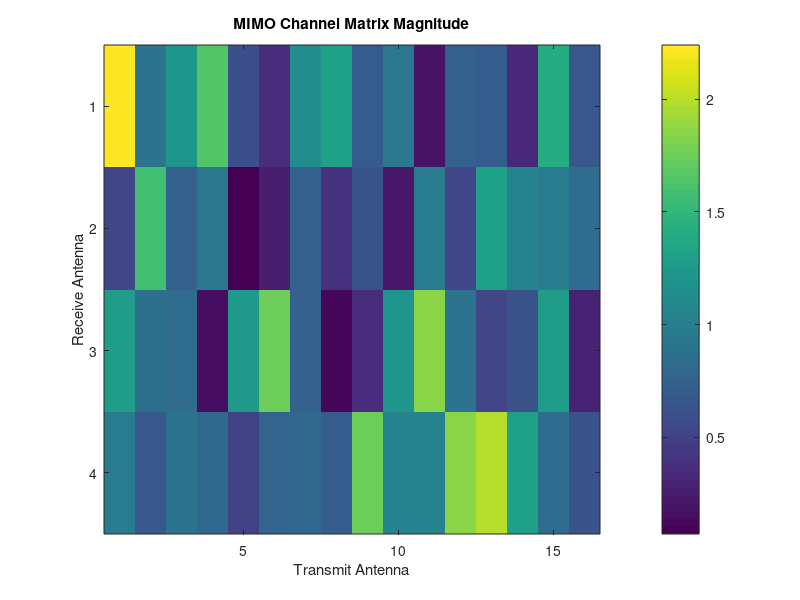
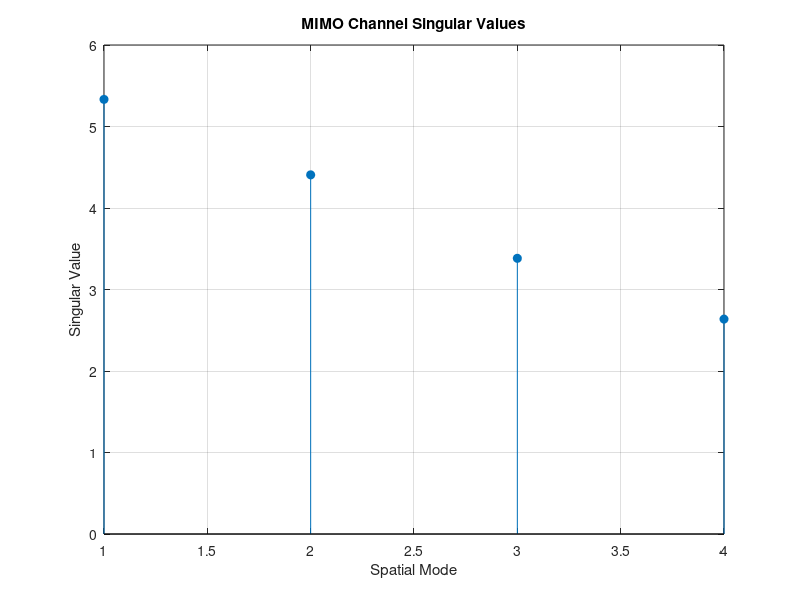
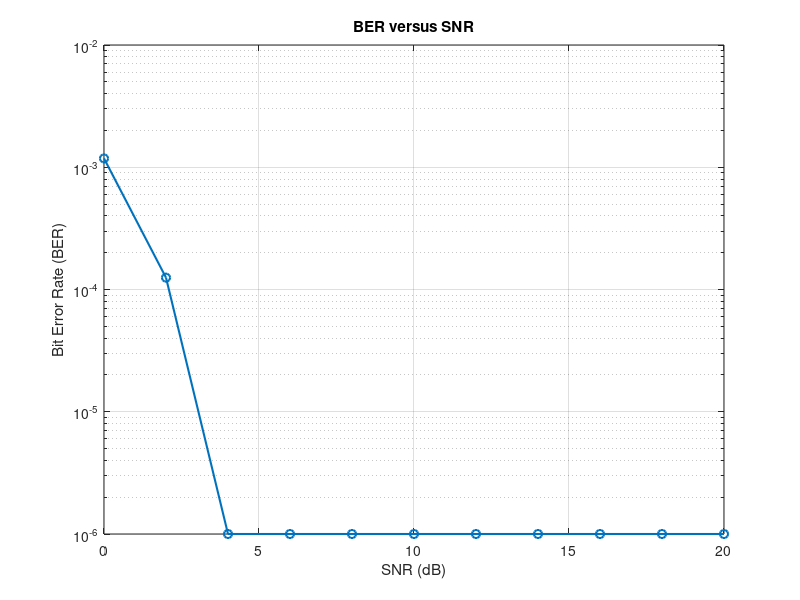
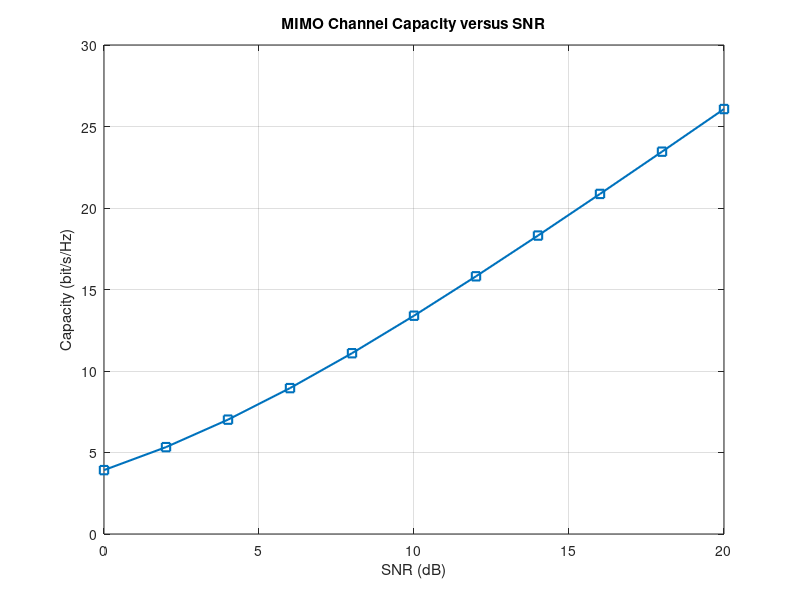

Write MATLAB code to recreate these figures, in order.

clc;
clear;
close all;

% Millimeter-Wave Massive-MIMO Simulation
% Beamforming and Spatial Multiplexing

%% 1. Input parameters
fc = 28e9;                % Carrier frequency: 28 GHz
Nt = 16;                  % Transmit antennas
Nr = 4;                   % Receive antennas
SNRdB = 10;                % Signal-to-noise ratio
SNRlin = 10^(SNRdB/10);

lambda = 3e8/fc;

fprintf('MASSIVE-MIMO SIMULATION\n');
fprintf('Carrier frequency = %.2f GHz\n',fc/1e9);
fprintf('Wavelength = %.3f mm\n',lambda*1e3);
fprintf('Transmit antennas = %d\n',Nt);
fprintf('Receive antennas = %d\n',Nr);
fprintf('SNR = %.2f dB\n',SNRdB);

%% 2. Generate Rayleigh MIMO channel
rng(1);                   % Repeatable results

H = (randn(Nr,Nt)+1j*randn(Nr,Nt))/sqrt(2);

%% 3. Generate QPSK data symbols
Ns = min(Nt,Nr);          % Number of spatial streams
numSymbols = 20000;

bits = randi([0 1],2*Ns,numSymbols);

X = (1-2*bits(1:2:end,:)) + ...
    1j*(1-2*bits(2:2:end,:));

X = X/sqrt(2);

%% 4. SVD-based beamforming
[U,S,V] = svd(H,'econ');

% Transmit through the strongest spatial modes
Heff = U'*H*V;
Heff = Heff(1:Ns,1:Ns);

%% 5. Transmit and receive signals
noiseVar = 1/SNRlin;

noise = sqrt(noiseVar/2)* ...
    (randn(Ns,numSymbols)+1j*randn(Ns,numSymbols));

Y = Heff*X + noise;

%% 6. Zero-forcing detection
Xhat = pinv(Heff)*Y;

bitsHat = zeros(size(bits));
bitsHat(1:2:end,:) = real(Xhat)<0;
bitsHat(2:2:end,:) = imag(Xhat)<0;

BER = mean(bitsHat(:)~=bits(:));

%% 7. Calculate MIMO channel capacity
C = log2(real(det(eye(Nr) + ...
    (SNRlin/Nt)*(H*H'))));

C = max(real(C),0);

fprintf('\nPERFORMANCE RESULTS\n');
fprintf('Spatial streams = %d\n',Ns);
fprintf('QPSK bit error rate = %.6g\n',BER);
fprintf('MIMO capacity = %.3f bit/s/Hz\n',C);

%% 8. Plot channel matrix
figure;
imagesc(abs(H));
colorbar;
xlabel('Transmit Antenna');
ylabel('Receive Antenna');
title('MIMO Channel Matrix Magnitude');

%% 9. Plot singular values
figure;
stem(diag(S),'filled');
grid on;
xlabel('Spatial Mode');
ylabel('Singular Value');
title('MIMO Channel Singular Values');

%% 10. BER versus SNR
SNRvec = 0:2:20;
BERvec = zeros(size(SNRvec));

for k = 1:length(SNRvec)

    snrLinear = 10^(SNRvec(k)/10);
    nv = 1/snrLinear;

    noise = sqrt(nv/2)* ...
        (randn(Ns,numSymbols)+1j*randn(Ns,numSymbols));

    Ytemp = Heff*X + noise;
    Xtemp = pinv(Heff)*Ytemp;

    bhat = zeros(size(bits));
    bhat(1:2:end,:) = real(Xtemp)<0;
    bhat(2:2:end,:) = imag(Xtemp)<0;

    BERvec(k) = mean(bhat(:)~=bits(:));
end

figure;
semilogy(SNRvec,max(BERvec,1e-6),'-o','LineWidth',1.5);
grid on;
xlabel('SNR (dB)');
ylabel('Bit Error Rate (BER)');
title('BER versus SNR');

%% 11. Channel capacity versus SNR
Cap = zeros(size(SNRvec));

for k = 1:length(SNRvec)
    snrLinear = 10^(SNRvec(k)/10);

    Cap(k) = real(log2(det(eye(Nr) + ...
        (snrLinear/Nt)*(H*H'))));
end

figure;
plot(SNRvec,Cap,'-s','LineWidth',1.5);
grid on;
xlabel('SNR (dB)');
ylabel('Capacity (bit/s/Hz)');
title('MIMO Channel Capacity versus SNR');

%% 12. Final summary
fprintf('\nSIMULATION SUMMARY\n');
fprintf('Carrier frequency = %.2f GHz\n',fc/1e9);
fprintf('Antenna configuration = %d x %d\n',Nt,Nr);
fprintf('Operating SNR = %.2f dB\n',SNRdB);
fprintf('Channel = Rayleigh fading\n');
fprintf('Maximum spatial streams = %d\n',Ns);
